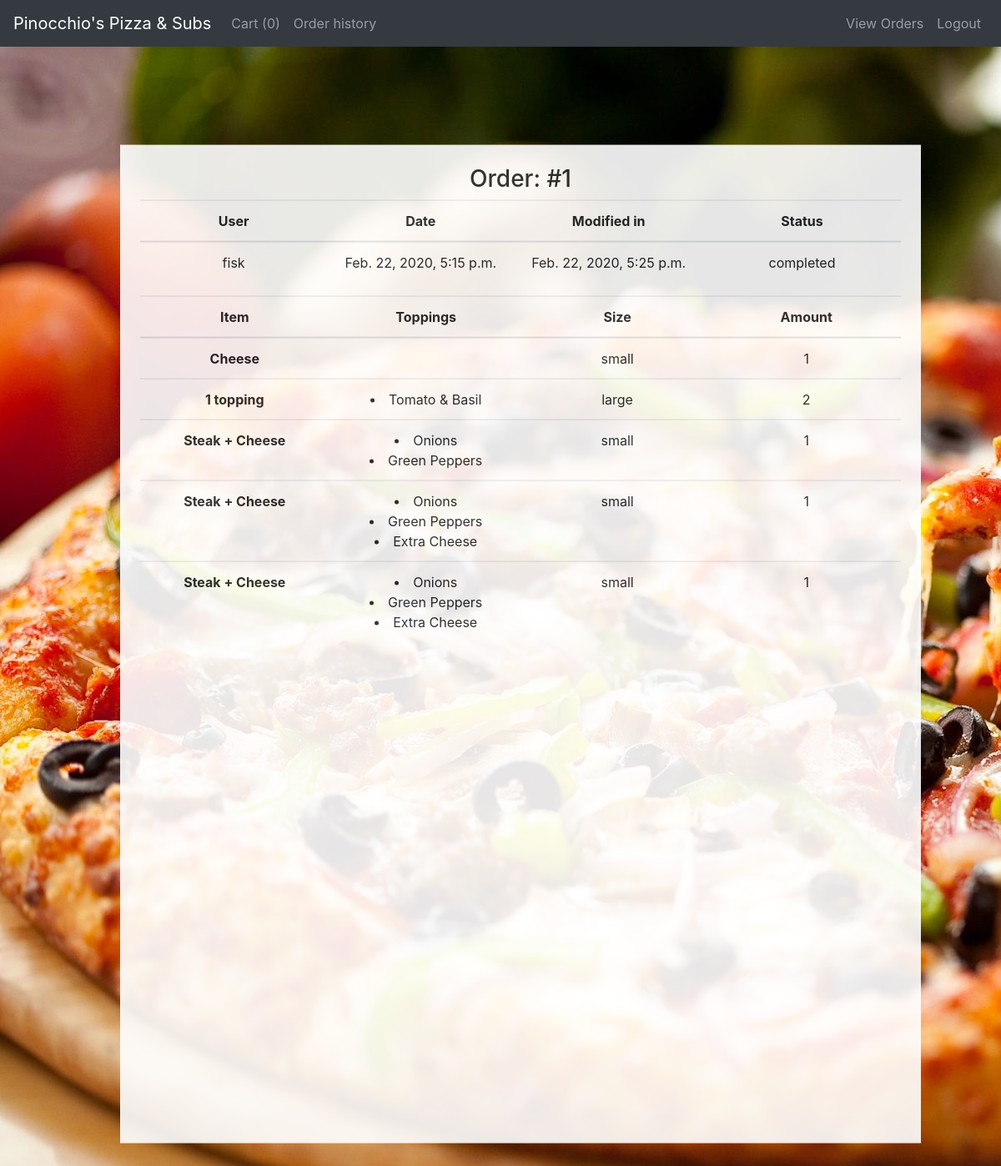
/view_order/1 (signed in), run on the app's committed database.
### orders/models.py (models this page shows, shortened)
class Order(models.Model):
    COMPLETED = "completed"
    PENDING = "pending"
    STATUS=[
    (COMPLETED, "completed"),
       (PENDING, "pending")
    ]
    user = models.ForeignKey(settings.AUTH_USER_MODEL, on_delete=models.CASCADE, related_name="orders")
    datetime = models.DateTimeField(auto_now=False, auto_now_add=True)
    last_modified = models.DateTimeField(auto_now=True, auto_now_add=False)
    transaction=models.CharField(max_length=64, choices = STATUS, default=PENDING)

class Shopping_Cart_Item(models.Model):
    SMALL = "small"
    LARGE = "large"
    ONE_SIZE = "one size"
    PIZZA_SIZE=[
    (SMALL, "small"),
       (LARGE, "large"),
       (ONE_SIZE, "one size")
    ]
    user = models.ForeignKey(settings.AUTH_USER_MODEL, on_delete=models.CASCADE)
    item = models.ForeignKey(Menu_Item, on_delete=models.CASCADE)
    amount = models.PositiveIntegerField()
    toppings = models.ManyToManyField(Topping, blank=True)
    size = models.CharField(max_length=64, choices = PIZZA_SIZE)
    price = models.DecimalField(max_digits=5,decimal_places=2)
    cart = models.ForeignKey(Order, on_delete=models.CASCADE, blank=True, related_name="items_in_order", null=True)

class Menu_Item(models.Model):
    name = models.CharField(max_length=64)
    category = models.ForeignKey(Category, on_delete=models.CASCADE, related_name="items")
    small_price = models.DecimalField(max_digits=5,decimal_places=2, blank=True, null=True)
    large_price = models.DecimalField(max_digits=5,decimal_places=2, blank=True, null=True)
    one_size_price = models.DecimalField(max_digits=5,decimal_places=2, blank=True, null=True)
    number_of_toppings = models.PositiveIntegerField(default=0)
    special_toppings = models.ManyToManyField(Topping, blank=True, related_name="items")

class Topping(models.Model):
    name = models.CharField(max_length=64)
    category = models.ManyToManyField(Category, related_name="toppings", blank=True)
    special_price = models.DecimalField(max_digits=5,decimal_places=2, blank=True, null=True)
    def __str__(self):
        return f"{self.name}"

### orders/views.py (the view, shortened to what this page needs)
# urls.py: path("view_order/<int:order_id>", views.view_order, name="view_order"),
def view_order(request, order_id):
    if request.user.is_staff:
        order = Order.objects.get(pk=order_id)
        context = {
            "order":order
        }
        return render(request, "orders/view_order.html", context)

### orders/templates/orders/view_order.html
{% extends "orders/base.html" %}
{% block body %}
<div class="container-fluid">
  <h3>Order: #{{ order.id }}</h3>
  <table class="table">
    <thead>
      <tr>
        <th scope="col">User</th>
        <th scope="col">Date</th>
        <th scope="col">Modified in</th>
        <th scope="col">Status</th>
      </tr>
  </thead>
  <tbody>
      <tr>
        <td>{{ order.user }}</td>
        <td>{{ order.datetime }}</td>
        <td>{{ order.last_modified }}</td>
        <td>{{ order.transaction }}</td>
      </tr>
  </tbody>
  </table>
  <table class="table">
    <thead>
      <tr>
        <th scope="col">Item</th>
        <th scope="col">Toppings</th>
        <th scope="col">Size</th>
        <th scope="col">Amount</th>
      </tr>
    </thead>
    <tbody>
      {% for item in order.items_in_order.all %}
        <tr>
          <th scope="row">{{ item.item.name }}</th>
          <td>{% for topping in item.toppings.all %} <li>{{ topping }}</li> {% endfor %}</td>
          <td>{% if item.size == 'one_size' %} - {% else %} {{ item.size }} {% endif %}</td>
          <td>{{ item.amount }}</td>
        </tr>
      {% endfor %}
    </tbody>
  </table>
</div>
{% endblock %}

### orders/static/orders/styles.css (style rules this page uses)
body, html { width: 100%; height: 100%; overflow: hidden; }
.container-fluid { padding: 2%; text-align: center; position: absolute; top: 50%; left: 50%; transform: translate(-50%, -50%); background-color: white; opacity: 0.9; overflow-y: auto; height: 80%; width: 80%; margin: 2%; }
.table td, .table th { width: 10%; }

### data on the page
Order: id "1", user "fisk", datetime "Feb. 22, 2020, 5:15 p.m.", last_modified "Feb. 22, 2020, 5:25 p.m.", transaction "completed"
Shopping_Cart_Item: item.name "Cheese", size "small", amount "1"
Shopping_Cart_Item: item.name "1 topping", size "large", amount "2"
Topping: name "Tomato & Basil"
Shopping_Cart_Item: item.name "Steak + Cheese", size "small", amount "1"
Topping: name "Onions"
Topping: name "Green Peppers"
Shopping_Cart_Item: item.name "Steak + Cheese", size "small", amount "1"
Topping: name "Extra Cheese"
Shopping_Cart_Item: item.name "Steak + Cheese", size "small", amount "1"
